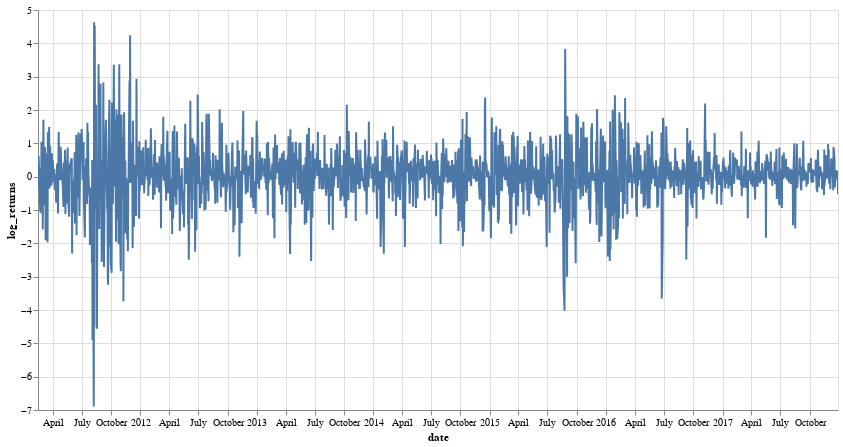

Notebook cell for this chart:
### Markdown cell above
**Plotting the Log returns**

### Code cell
# Daily log returns
daily_log_returns = np.log((sp['value'] / sp['value'].shift(1)))*100
sp['log_returns'] = daily_log_returns

scales = alt.selection_interval(bind='scales')

alt.Chart(sp).mark_line().encode(
    x='date',
    y='log_returns'
).add_selection(scales).properties(
    width=800,
    height=400
)

### Figure 1 — Vega-Lite specification as saved in the notebook (floating-point values rounded to 4 significant figures; data arrays with more than 128 entries replaced by an {"elided": "..."} marker saying what was removed)
{"config": {"view": {"continuousWidth": 400, "continuousHeight": 300}}, "data": {"name": "data-d70364231f3a723da9b54703502e70a8"}, "mark": "line", "encoding": {"x": {"type": "temporal", "field": "date"}, "y": {"type": "quantitative", "field": "log_returns"}}, "height": 400, "selection": {"selector003": {"type": "interval", "bind": "scales"}}, "width": 800, "$schema": "https://vega.github.io/schema/vega-lite/v4.8.1.json", "datasets": {"data-d70364231f3a723da9b54703502e70a8": {"elided": "1795 records"}}}
